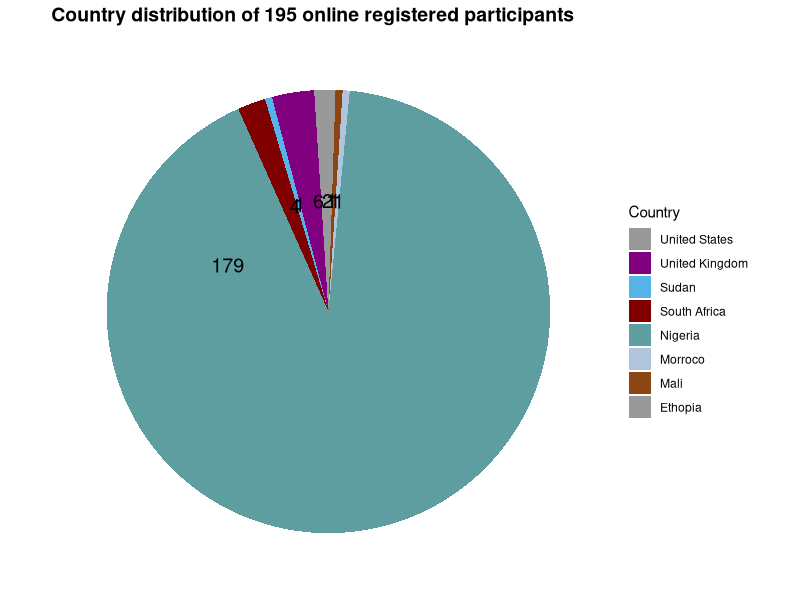

The R script that drew this image:
library(tidyverse)

# Customise the pie chart
blank_theme <- theme_minimal()+
  theme(
    axis.title.x = element_blank(),
    axis.title.y = element_blank(), axis.text.x=element_blank(),
    panel.border = element_blank(), panel.grid=element_blank(),
    axis.ticks = element_blank(), plot.title=element_text(size=14, face="bold")
  )

df <- data.frame(
  Country = c("Ethopia", "Mali", "Morroco", "Nigeria",
             "South Africa", "Sudan", "United Kingdom", "United States"),
  value = c(1, 1, 1, 179, 4, 1, 6, 2)
)
head(df)

df <- df %>%
  mutate(
    pos = cumsum(value) - value /8 ,
    Country = fct_reorder(Country, pos, .desc = TRUE)
  )

# default plot
ggplot(df, aes(x="", y = value, fill = Country)) +
  geom_col(width = 1, position = "stack") +
  coord_polar("y", start = 0) +
  ggtitle("Country distribution of 195 online registered participants") +
  scale_fill_manual(values=c ("#999999","#800080", "#56B4E9", "#800000","#5F9EA0", "#B0C4DE", "#8B4513", "#999999")) +
  blank_theme +
  theme(axis.text.x=element_blank()) +
  geom_text(aes(y = pos, label = value),
            size=5)

